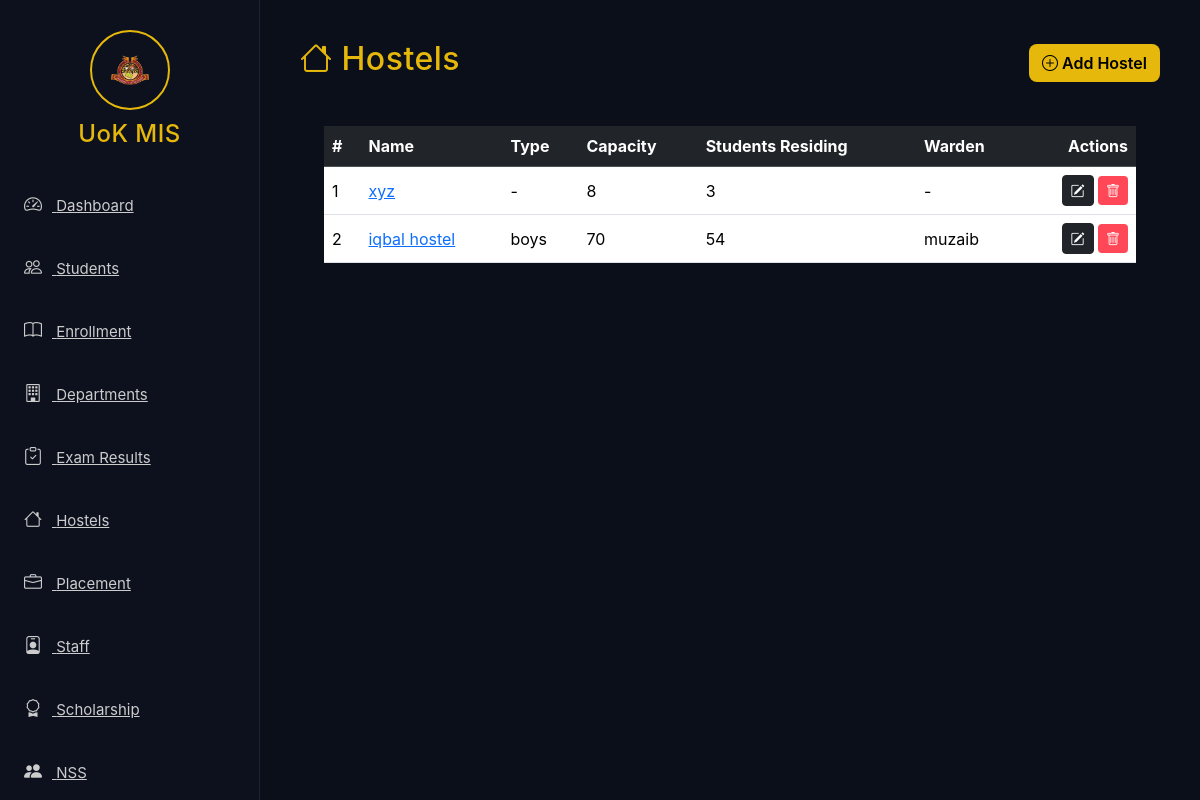
/hostels, run on the app's committed database.
### app/models.py (models this page shows, shortened)
class Hostel(db.Model):
    id = db.Column(db.Integer, primary_key=True)
    name = db.Column(db.String(120), nullable=False)
    warden = db.Column(db.String(120))
    type = db.Column(db.String(80))
    capacity = db.Column(db.Integer, default=0)
    students_residing = db.Column(db.Integer, default=0)
    created_at = db.Column(db.DateTime, default=datetime.utcnow)

### app/routes.py (the view)
@main.route("/hostels")
def hostels():
    host_list = Hostel.query.order_by(Hostel.id.desc()).all()
    return render_template("hostels/hostels.html", hostels=host_list)

### app/templates/hostels/hostels.html
{% extends 'base.html' %}
{% block content %}
<div class="page-header d-flex justify-content-between align-items-center">
  <h2><i class="bi bi-house"></i> Hostels</h2>
  <a href="{{ url_for('main.add_hostel') }}" class="btn btn-gold">
    <i class="bi bi-plus-circle"></i> Add Hostel
  </a>
</div>
<div class="card-glow p-4 mt-3">
  <table class="table table-hover align-middle">
    <thead class="table-dark">
      <tr>
        <th>#</th>
        <th>Name</th>
        <th>Type</th>
        <th>Capacity</th>
        <th>Students Residing</th>
        <th>Warden</th>
        <th class="text-end">Actions</th>
      </tr>
    </thead>
    <tbody>
      {% for h in hostels %}
      <tr>
        <td>{{ loop.index }}</td>
        <td><a href="{{ url_for('main.hostel_profile', hostel_id=h.id) }}">{{ h.name }}</a></td>
        <td>{{ h.type or '-' }}</td>
        <td>{{ h.capacity or 0 }}</td>
        <td>{{ h.students_residing or 0 }}</td>
        <td>{{ h.warden or '-' }}</td>
        <td class="text-end">
          <a href="{{ url_for('main.edit_hostel', hostel_id=h.id) }}" class="btn btn-sm btn-dark"><i class="bi bi-pencil-square"></i></a>
          <form action="{{ url_for('main.delete_hostel', hostel_id=h.id) }}" method="POST" style="display:inline;">
            <button class="btn btn-sm btn-danger" onclick="return confirm('Delete this hostel?')">
              <i class="bi bi-trash"></i>
            </button>
          </form>
        </td>
      </tr>
      {% else %}
      <tr><td colspan="7" class="text-center">No hostels yet.</td></tr>
      {% endfor %}
    </tbody>
  </table>
</div>
{% endblock %}

### app/static/css/style.css (style rules this page uses)
body { background: #0b0f19; color: #eee; font-family: "Inter", sans-serif; overflow-x: hidden; }
h1, h2, h3, h4, h5, h6 { color: #e5b80b; letter-spacing: 0.5px; }
.table { color: #eee; }
.table thead { background: #151b2e; }
.btn-danger { background: #ff4757; border: none; }
.btn-gold { background: #e5b80b; color: #000; border-radius: 8px; font-weight: 600; }

### data on the page
Hostel: name "xyz", type "-", capacity "8", students_residing "3", warden "-"
Hostel: name "iqbal hostel", type "boys", capacity "70", students_residing "54", warden "muzaib"
